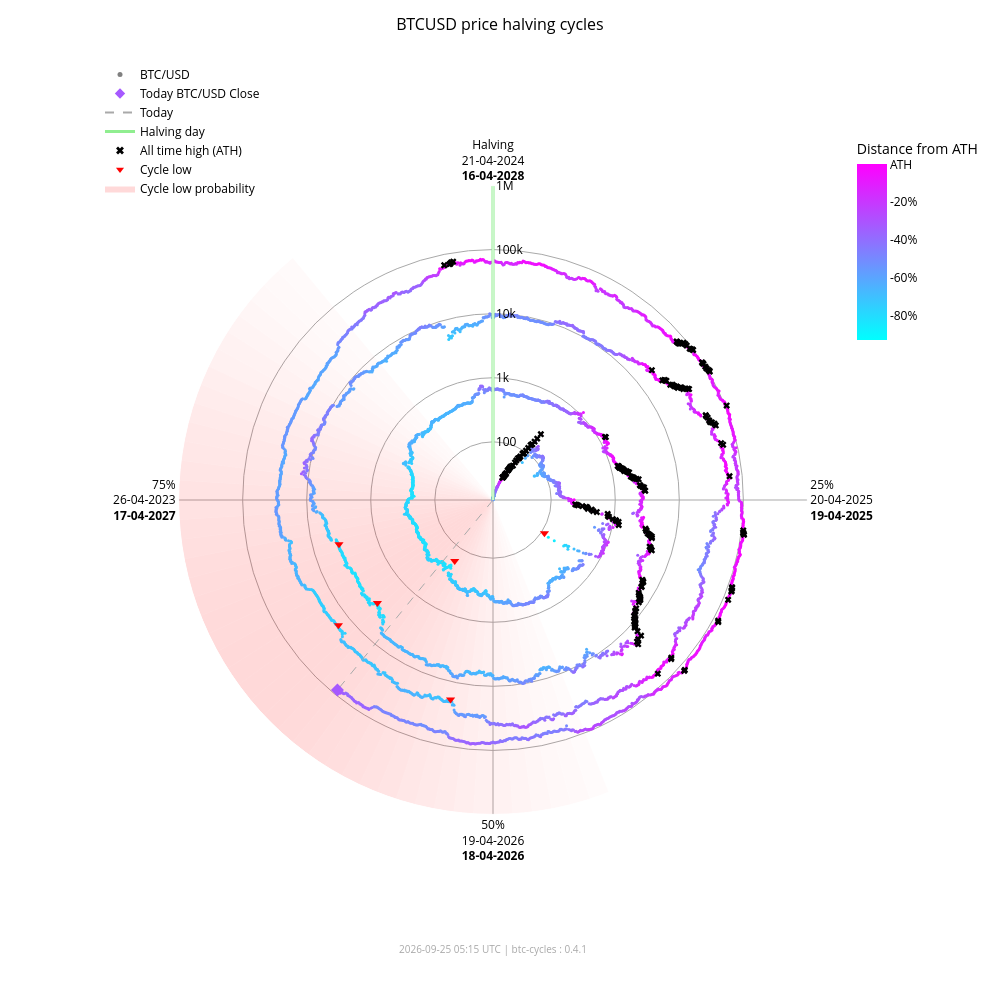

Notebook code for this chart:
### Markdown cell above
### Interactive chart (plotly)

### Code cell
fig_interactive = btc.plot(
    kind="interactive",
    from_date="2012-11-28",
)
# plotly config for interactivity
config = {"scrollZoom": True, "displayModeBar": True}
# display in notebook
fig_interactive.show(config=config)

### Figure 1 — Plotly figure (JSON) as saved in the notebook; plotly's stock layout.template omitted (floating-point values rounded to 4 significant figures; data arrays with more than 128 entries replaced by an {"elided": "..."} marker saying what was removed)
{"data": [{"fill": "toself", "fillcolor": "rgba(255,0,0,0.017168280509461755)", "hoverinfo": "skip", "line": {"width": 0}, "mode": "lines", "r": [12.35, 1000000, 1000000, 12.35, 12.35], "showlegend": false, "theta": [158.4, 158.4, 162.0, 162.0, 158.4], "type": "scatterpolar"}, {"fill": "toself", "fillcolor": "rgba(255,0,0,0.022114794501891175)", "hoverinfo": "skip", "line": {"width": 0}, "mode": "lines", "r": [12.35, 1000000, 1000000, 12.35, 12.35], "showlegend": false, "theta": [162.0, 162.0, 165.6, 165.6, 162.0], "type": "scatterpolar"}, {"fill": "toself", "fillcolor": "rgba(255,0,0,0.02790404259511669)", "hoverinfo": "skip", "line": {"width": 0}, "mode": "lines", "r": [12.35, 1000000, 1000000, 12.35, 12.35], "showlegend": false, "theta": [165.6, 165.6, 169.2, 169.2, 165.6], "type": "scatterpolar"}, {"fill": "toself", "fillcolor": "rgba(255,0,0,0.034518294852420334)", "hoverinfo": "skip", "line": {"width": 0}, "mode": "lines", "r": [12.35, 1000000, 1000000, 12.35, 12.35], "showlegend": false, "theta": [169.2, 169.2, 172.8, 172.8, 169.2], "type": "scatterpolar"}, {"fill": "toself", "fillcolor": "rgba(255,0,0,0.041901979682821514)", "hoverinfo": "skip", "line": {"width": 0}, "mode": "lines", "r": [12.35, 1000000, 1000000, 12.35, 12.35], "showlegend": false, "theta": [172.8, 172.8, 176.4, 176.4, 172.8], "type": "scatterpolar"}, {"fill": "toself", "fillcolor": "rgba(255,0,0,0.04996405861294358)", "hoverinfo": "skip", "line": {"width": 0}, "mode": "lines", "r": [12.35, 1000000, 1000000, 12.35, 12.35], "showlegend": false, "theta": [176.4, 176.4, 180.0, 180.0, 176.4], "type": "scatterpolar"}, {"fill": "toself", "fillcolor": "rgba(255,0,0,0.05858349692240514)", "hoverinfo": "skip", "line": {"width": 0}, "mode": "lines", "r": [12.35, 1000000, 1000000, 12.35, 12.35], "showlegend": false, "theta": [180.0, 180.0, 183.6, 183.6, 180.0], "type": "scatterpolar"}, {"fill": "toself", "fillcolor": "rgba(255,0,0,0.06761662035375064)", "hoverinfo": "skip", "line": {"width": 0}, "mode": "lines", "r": [12.35, 1000000, 1000000, 12.35, 12.35], "showlegend": false, "theta": [183.6, 183.6, 187.2, 187.2, 183.6], "type": "scatterpolar"}, {"fill": "toself", "fillcolor": "rgba(255,0,0,0.07690481219944661)", "hoverinfo": "skip", "line": {"width": 0}, "mode": "lines", "r": [12.35, 1000000, 1000000, 12.35, 12.35], "showlegend": false, "theta": [187.2, 187.2, 190.8, 190.8, 187.2], "type": "scatterpolar"}, {"fill": "toself", "fillcolor": "rgba(255,0,0,0.08628112000611096)", "hoverinfo": "skip", "line": {"width": 0}, "mode": "lines", "r": [12.35, 1000000, 1000000, 12.35, 12.35], "showlegend": false, "theta": [190.8, 190.8, 194.4, 194.4, 190.8], "type": "scatterpolar"}, {"fill": "toself", "fillcolor": "rgba(255,0,0,0.09557490841018089)", "hoverinfo": "skip", "line": {"width": 0}, "mode": "lines", "r": [12.35, 1000000, 1000000, 12.35, 12.35], "showlegend": false, "theta": [194.4, 194.4, 198.0, 198.0, 194.4], "type": "scatterpolar"}, {"fill": "toself", "fillcolor": "rgba(255,0,0,0.10461455782963762)", "hoverinfo": "skip", "line": {"width": 0}, "mode": "lines", "r": [12.35, 1000000, 1000000, 12.35, 12.35], "showlegend": false, "theta": [198.0, 198.0, 201.6, 201.6, 198.0], "type": "scatterpolar"}, {"fill": "toself", "fillcolor": "rgba(255,0,0,0.11322908719652829)", "hoverinfo": "skip", "line": {"width": 0}, "mode": "lines", "r": [12.35, 1000000, 1000000, 12.35, 12.35], "showlegend": false, "theta": [201.6, 201.6, 205.2, 205.2, 201.6], "type": "scatterpolar"}, {"fill": "toself", "fillcolor": "rgba(255,0,0,0.12125015337052986)", "hoverinfo": "skip", "line": {"width": 0}, "mode": "lines", "r": [12.35, 1000000, 1000000, 12.35, 12.35], "showlegend": false, "theta": [205.2, 205.2, 208.8, 208.8, 205.2], "type": "scatterpolar"}, {"fill": "toself", "fillcolor": "rgba(255,0,0,0.12851590515331976)", "hoverinfo": "skip", "line": {"width": 0}, "mode": "lines", "r": [12.35, 1000000, 1000000, 12.35, 12.35], "showlegend": false, "theta": [208.8, 208.8, 212.4, 212.4, 208.8], "type": "scatterpolar"}, {"fill": "toself", "fillcolor": "rgba(255,0,0,0.13487757461161184)", "hoverinfo": "skip", "line": {"width": 0}, "mode": "lines", "r": [12.35, 1000000, 1000000, 12.35, 12.35], "showlegend": false, "theta": [212.4, 212.4, 216.0, 216.0, 212.4], "type": "scatterpolar"}, {"fill": "toself", "fillcolor": "rgba(255,0,0,0.14020862181849592)", "hoverinfo": "skip", "line": {"width": 0}, "mode": "lines", "r": [12.35, 1000000, 1000000, 12.35, 12.35], "showlegend": false, "theta": [216.0, 216.0, 219.6, 219.6, 216.0], "type": "scatterpolar"}, {"fill": "toself", "fillcolor": "rgba(255,0,0,0.14441504950654527)", "hoverinfo": "skip", "line": {"width": 0}, "mode": "lines", "r": [12.35, 1000000, 1000000, 12.35, 12.35], "showlegend": false, "theta": [219.6, 219.6, 223.2, 223.2, 219.6], "type": "scatterpolar"}, {"fill": "toself", "fillcolor": "rgba(255,0,0,0.14744459351271713)", "hoverinfo": "skip", "line": {"width": 0}, "mode": "lines", "r": [12.35, 1000000, 1000000, 12.35, 12.35], "showlegend": false, "theta": [223.2, 223.2, 226.8, 226.8, 223.2], "type": "scatterpolar"}, {"fill": "toself", "fillcolor": "rgba(255,0,0,0.14929223192296423)", "hoverinfo": "skip", "line": {"width": 0}, "mode": "lines", "r": [12.35, 1000000, 1000000, 12.35, 12.35], "showlegend": false, "theta": [226.8, 226.8, 230.4, 230.4, 226.8], "type": "scatterpolar"}, {"fill": "toself", "fillcolor": "rgba(255,0,0,0.15)", "hoverinfo": "skip", "line": {"width": 0}, "mode": "lines", "r": [12.35, 1000000, 1000000, 12.35, 12.35], "showlegend": false, "theta": [230.4, 230.4, 234.0, 234.0, 230.4], "type": "scatterpolar"}, {"fill": "toself", "fillcolor": "rgba(255,0,0,0.14965033825231114)", "hoverinfo": "skip", "line": {"width": 0}, "mode": "lines", "r": [12.35, 1000000, 1000000, 12.35, 12.35], "showlegend": false, "theta": [234.0, 234.0, 237.6, 237.6, 234.0], "type": "scatterpolar"}, {"fill": "toself", "fillcolor": "rgba(255,0,0,0.14835378057909807)", "hoverinfo": "skip", "line": {"width": 0}, "mode": "lines", "r": [12.35, 1000000, 1000000, 12.35, 12.35], "showlegend": false, "theta": [237.6, 237.6, 241.2, 241.2, 237.6], "type": "scatterpolar"}, {"fill": "toself", "fillcolor": "rgba(255,0,0,0.14623322283554635)", "hoverinfo": "skip", "line": {"width": 0}, "mode": "lines", "r": [12.35, 1000000, 1000000, 12.35, 12.35], "showlegend": false, "theta": [241.2, 241.2, 244.8, 244.8, 241.2], "type": "scatterpolar"}, {"fill": "toself", "fillcolor": "rgba(255,0,0,0.1434078538226231)", "hoverinfo": "skip", "line": {"width": 0}, "mode": "lines", "r": [12.35, 1000000, 1000000, 12.35, 12.35], "showlegend": false, "theta": [244.8, 244.8, 248.4, 248.4, 244.8], "type": "scatterpolar"}, {"fill": "toself", "fillcolor": "rgba(255,0,0,0.13997983179373427)", "hoverinfo": "skip", "line": {"width": 0}, "mode": "lines", "r": [12.35, 1000000, 1000000, 12.35, 12.35], "showlegend": false, "theta": [248.4, 248.4, 252.0, 252.0, 248.4], "type": "scatterpolar"}, {"fill": "toself", "fillcolor": "rgba(255,0,0,0.13602598258454268)", "hoverinfo": "skip", "line": {"width": 0}, "mode": "lines", "r": [12.35, 1000000, 1000000, 12.35, 12.35], "showlegend": false, "theta": [252.0, 252.0, 255.6, 255.6, 252.0], "type": "scatterpolar"}, {"fill": "toself", "fillcolor": "rgba(255,0,0,0.13159547355344953)", "hoverinfo": "skip", "line": {"width": 0}, "mode": "lines", "r": [12.35, 1000000, 1000000, 12.35, 12.35], "showlegend": false, "theta": [255.6, 255.6, 259.2, 259.2, 255.6], "type": "scatterpolar"}, {"fill": "toself", "fillcolor": "rgba(255,0,0,0.12671301775492697)", "hoverinfo": "skip", "line": {"width": 0}, "mode": "lines", "r": [12.35, 1000000, 1000000, 12.35, 12.35], "showlegend": false, "theta": [259.2, 259.2, 262.8, 262.8, 259.2], "type": "scatterpolar"}, {"fill": "toself", "fillcolor": "rgba(255,0,0,0.12138610149219965)", "hoverinfo": "skip", "line": {"width": 0}, "mode": "lines", "r": [12.35, 1000000, 1000000, 12.35, 12.35], "showlegend": false, "theta": [262.8, 262.8, 266.4, 266.4, 262.8], "type": "scatterpolar"}, {"fill": "toself", "fillcolor": "rgba(255,0,0,0.1156142551644921)", "hoverinfo": "skip", "line": {"width": 0}, "mode": "lines", "r": [12.35, 1000000, 1000000, 12.35, 12.35], "showlegend": false, "theta": [266.4, 266.4, 270.0, 270.0, 266.4], "type": "scatterpolar"}, {"fill": "toself", "fillcolor": "rgba(255,0,0,0.10939851441251548)", "hoverinfo": "skip", "line": {"width": 0}, "mode": "lines", "r": [12.35, 1000000, 1000000, 12.35, 12.35], "showlegend": false, "theta": [270.0, 270.0, 273.6, 273.6, 270.0], "type": "scatterpolar"}, {"fill": "toself", "fillcolor": "rgba(255,0,0,0.10274974912946185)", "hoverinfo": "skip", "line": {"width": 0}, "mode": "lines", "r": [12.35, 1000000, 1000000, 12.35, 12.35], "showlegend": false, "theta": [273.6, 273.6, 277.2, 277.2, 273.6], "type": "scatterpolar"}, {"fill": "toself", "fillcolor": "rgba(255,0,0,0.09569517349791425)", "hoverinfo": "skip", "line": {"width": 0}, "mode": "lines", "r": [12.35, 1000000, 1000000, 12.35, 12.35], "showlegend": false, "theta": [277.2, 277.2, 280.8, 280.8, 277.2], "type": "scatterpolar"}, {"fill": "toself", "fillcolor": "rgba(255,0,0,0.08828282625646727)", "hoverinfo": "skip", "line": {"width": 0}, "mode": "lines", "r": [12.35, 1000000, 1000000, 12.35, 12.35], "showlegend": false, "theta": [280.8, 280.8, 284.4, 284.4, 280.8], "type": "scatterpolar"}, {"fill": "toself", "fillcolor": "rgba(255,0,0,0.08058400018765345)", "hoverinfo": "skip", "line": {"width": 0}, "mode": "lines", "r": [12.35, 1000000, 1000000, 12.35, 12.35], "showlegend": false, "theta": [284.4, 284.4, 288.0, 288.0, 284.4], "type": "scatterpolar"}, {"fill": "toself", "fillcolor": "rgba(255,0,0,0.07269354608292704)", "hoverinfo": "skip", "line": {"width": 0}, "mode": "lines", "r": [12.35, 1000000, 1000000, 12.35, 12.35], "showlegend": false, "theta": [288.0, 288.0, 291.6, 291.6, 288.0], "type": "scatterpolar"}, {"fill": "toself", "fillcolor": "rgba(255,0,0,0.06472784449068783)", "hoverinfo": "skip", "line": {"width": 0}, "mode": "lines", "r": [12.35, 1000000, 1000000, 12.35, 12.35], "showlegend": false, "theta": [291.6, 291.6, 295.2, 295.2, 291.6], "type": "scatterpolar"}, {"fill": "toself", "fillcolor": "rgba(255,0,0,0.05682021976743955)", "hoverinfo": "skip", "line": {"width": 0}, "mode": "lines", "r": [12.35, 1000000, 1000000, 12.35, 12.35], "showlegend": false, "theta": [295.2, 295.2, 298.8, 298.8, 295.2], "type": "scatterpolar"}, {"fill": "toself", "fillcolor": "rgba(255,0,0,0.04911378436707333)", "hoverinfo": "skip", "line": {"width": 0}, "mode": "lines", "r": [12.35, 1000000, 1000000, 12.35, 12.35], "showlegend": false, "theta": [298.8, 298.8, 302.4, 302.4, 298.8], "type": "scatterpolar"}, {"fill": "toself", "fillcolor": "rgba(255,0,0,0.04175213714896469)", "hoverinfo": "skip", "line": {"width": 0}, "mode": "lines", "r": [12.35, 1000000, 1000000, 12.35, 12.35], "showlegend": false, "theta": [302.4, 302.4, 306.0, 306.0, 302.4], "type": "scatterpolar"}, {"fill": "toself", "fillcolor": "rgba(255,0,0,0.034868865657538876)", "hoverinfo": "skip", "line": {"width": 0}, "mode": "lines", "r": [12.35, 1000000, 1000000, 12.35, 12.35], "showlegend": false, "theta": [306.0, 306.0, 309.6, 309.6, 306.0], "type": "scatterpolar"}, {"fill": "toself", "fillcolor": "rgba(255,0,0,0.02857722515334582)", "hoverinfo": "skip", "line": {"width": 0}, "mode": "lines", "r": [12.35, 1000000, 1000000, 12.35, 12.35], "showlegend": false, "theta": [309.6, 309.6, 313.2, 313.2, 309.6], "type": "scatterpolar"}, {"fill": "toself", "fillcolor": "rgba(255,0,0,0.022961515313555197)", "hoverinfo": "skip", "line": {"width": 0}, "mode": "lines", "r": [12.35, 1000000, 1000000, 12.35, 12.35], "showlegend": false, "theta": [313.2, 313.2, 316.8, 316.8, 313.2], "type": "scatterpolar"}, {"fill": "toself", "fillcolor": "rgba(255,0,0,0.01807146942917362)", "hoverinfo": "skip", "line": {"width": 0}, "mode": "lines", "r": [12.35, 1000000, 1000000, 12.35, 12.35], "showlegend": false, "theta": [316.8, 316.8, 320.4, 320.4, 316.8], "type": "scatterpolar"}, {"hoverinfo": "text", "marker": {"color": {"elided": "5050 str values"}, "size": 3}, "mode": "markers", "r": {"elided": "5050 float values"}, "showlegend": false, "text": {"elided": "5050 str values"}, "theta": {"elided": "5050 float values"}, "type": "scatterpolar"}, {"hoverinfo": "skip", "line": {"color": "lightgreen", "width": 3}, "mode": "lines", "r": [12.35, 1000000], "showlegend": false, "theta": [0, 0], "type": "scatterpolar"}, {"hoverinfo": "skip", "line": {"color": "darkgrey", "dash": "dash", "width": 1}, "mode": "lines", "r": [12.35, 84160.0], "showlegend": false, "theta": [219.3, 219.3], "type": "scatterpolar"}, {"hoverinfo": "text", "marker": {"color": "#a659ff", "size": 10, "symbol": "diamond"}, "mode": "markers", "r": [84160.0], "showlegend": false, "text": ["Today<br>Date: 2026-09-25<br>Price: $84,157.64"], "theta": [219.3], "type": "scatterpolar"}, {"hoverinfo": "text", "marker": {"color": "black", "size": 6, "symbol": "x"}, "mode": "markers", "r": {"elided": "195 float values"}, "showlegend": false, "text": {"elided": "195 str values"}, "theta": {"elided": "195 float values"}, "type": "scatterpolar"}, {"hoverinfo": "text", "marker": {"color": "red", "size": 8, "symbol": "triangle-down"}, "mode": "markers", "r": [111.6, 164.9, 3233.0, 3925.0, 18950.0, 15760.0], "showlegend": false, "text": ["Cycle Low<br>Date: 2014-02-21<br>Price: $111.56<br>ATH distance: -91.0%", "Cycle Low<br>Date: 2015-01-14<br>Price: $164.92<br>ATH distance: -86.7%", "Cycle Low<br>Date: 2018-12-15<br>Price: $3,232.51<br>ATH distance: -83.3%", "Cycle Low<br>Date: 2019-03-25<br>Price: $3,924.55<br>ATH distance: -79.7%", "Cycle Low<br>Date: 2022-06-18<br>Price: $18,954.25<br>ATH distance: -71.9%", "Cycle Low<br>Date: 2022-11-21<br>Price: $15,760.19<br>ATH distance: -76.7%"], "theta": [122.8, 212.1, 228.3, 254.0, 192.0, 231.0], "type": "scatterpolar"}, {"marker": {"color": "grey", "size": 5}, "mode": "markers", "name": "BTC/USD", "r": [null], "theta": [null], "type": "scatterpolar"}, {"marker": {"color": "#a659ff", "size": 8, "symbol": "diamond"}, "mode": "markers", "name": "Today BTC/USD Close", "r": [null], "theta": [null], "type": "scatterpolar"}, {"line": {"color": "darkgrey", "dash": "dash"}, "mode": "lines", "name": "Today", "r": [null], "theta": [null], "type": "scatterpolar"}, {"line": {"color": "lightgreen", "width": 3}, "mode": "lines", "name": "Halving day", "r": [null], "theta": [null], "type": "scatterpolar"}, {"marker": {"color": "black", "size": 7, "symbol": "x"}, "mode": "markers", "name": "All time high (ATH)", "r": [null], "theta": [null], "type": "scatterpolar"}, {"marker": {"color": "red", "size": 7, "symbol": "triangle-down"}, "mode": "markers", "name": "Cycle low", "r": [null], "theta": [null], "type": "scatterpolar"}, {"fill": "toself", "fillcolor": "rgba(255,0,0,0.15)", "line": {"width": 0}, "mode": "lines", "name": "Cycle low probability", "r": [null], "theta": [null], "type": "scatterpolar"}, {"hoverinfo": "skip", "marker": {"cmax": 0, "cmin": -0.9307, "color": [0], "colorbar": {"len": 0.25, "ticktext": ["ATH", "-20%", "-40%", "-60%", "-80%", "-100%"], "tickvals": [0, -0.2, -0.4, -0.6, -0.8, -1.0], "title": {"text": "Distance from ATH"}, "x": 0.95, "y": 0.92, "yanchor": "top"}, "colorscale": {"elided": "256x2 mixed values"}, "showscale": true, "size": 0}, "mode": "markers", "r": [null], "showlegend": false, "theta": [null], "type": "scatterpolar"}], "layout": {"annotations": [{"font": {"color": "darkgrey", "size": 10}, "showarrow": false, "text": "2026-09-25 05:15 UTC | btc-cycles : 0.4.1", "x": 0.5, "xref": "paper", "y": -0.02, "yref": "paper"}], "font": {"color": "black"}, "height": 1000, "legend": {"bgcolor": "rgba(0,0,0,0)", "font": {"color": "black"}, "x": 0.0, "y": 1.0}, "margin": {"b": 60, "l": 100, "r": 80, "t": 60}, "paper_bgcolor": "white", "plot_bgcolor": "white", "polar": {"angularaxis": {"color": "black", "direction": "clockwise", "gridcolor": "darkgrey", "rotation": 90, "ticktext": ["Halving<br>21-04-2024<br><b>16-04-2028</b>", "25%<br>20-04-2025<br><b>19-04-2025</b>", "50%<br>19-04-2026<br><b>18-04-2026</b>", "75%<br>26-04-2023<br><b>17-04-2027</b>"], "tickvals": [0, 90, 180, 270]}, "bgcolor": "white", "domain": {"x": [0.1, 0.9], "y": [0.05, 0.95]}, "radialaxis": {"angle": 90, "color": "black", "gridcolor": "darkgrey", "range": [1.092, 6.0], "tickangle": 90, "ticktext": ["100", "1k", "10k", "100k", "1M"], "tickvals": [100, 1000, 10000, 100000, 1000000], "type": "log"}}, "title": {"font": {"color": "black", "size": 16}, "text": "BTCUSD price halving cycles", "x": 0.5}, "width": 1000}}
